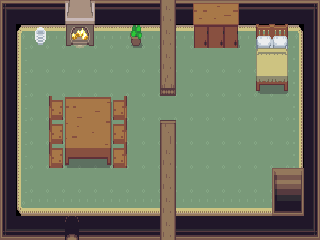

This game map was drawn from its Tiled (.tmx) file and the tilesets committed beside it. A one-line description and the full map source follow:
An orthogonal 20x10 tile map with 16x24 px tiles, 2 tile layers (Tile Layer 1, Tile Layer 2), 1 hidden layer not drawn, 3 tilesets and 4 objects (3x teleport).

<map version="1.8" tiledversion="1.8.2" orientation="orthogonal" renderorder="right-down" width="20" height="10" tilewidth="16" tileheight="24" infinite="0" nextlayerid="5" nextobjectid="11">
 <tileset firstgid="1" source="house_int.tsx" />
 <tileset firstgid="1001" source="collisions.tsx" />
 <tileset firstgid="1161" source="home.tsx" />
 <layer id="1" name="Tile Layer 1" width="20" height="10">
  <data encoding="csv">
2,3,3,3,3,3,3,3,3,3,161,3,3,3,3,3,3,3,3,4,
42,281,282,282,282,282,282,282,282,282,161,282,282,282,282,282,282,282,283,44,
42,321,322,322,322,322,322,322,322,322,161,322,322,322,322,322,322,322,323,44,
42,321,322,322,322,322,322,322,322,322,201,322,322,322,322,322,322,322,323,44,
42,321,322,322,322,322,322,322,322,322,322,322,322,322,322,322,322,322,323,44,
42,321,322,322,322,322,322,322,322,322,121,322,322,322,322,322,322,322,323,44,
42,321,322,322,322,322,322,322,322,322,161,322,322,322,322,322,322,322,323,44,
42,321,322,322,322,322,322,322,322,322,161,322,322,322,322,322,322,322,323,44,
42,361,362,362,362,362,362,362,362,362,161,362,362,362,362,362,362,362,363,44,
82,83,83,83,83,83,83,83,83,83,161,83,83,83,83,83,83,83,83,84
</data>
 </layer>
 <layer id="2" name="Tile Layer 2" width="20" height="10">
  <data encoding="csv">
0,0,0,0,453,454,0,0,0,0,0,0,367,368,369,0,0,0,0,0,
0,0,329,0,491,492,0,0,452,0,0,0,407,408,409,0,58,59,0,0,
0,0,0,0,0,0,0,0,0,0,0,0,0,0,0,0,98,99,0,0,
0,0,0,0,0,0,0,0,0,0,0,0,0,0,0,0,138,139,0,0,
0,0,0,175,51,52,53,174,0,0,0,0,0,0,0,0,0,0,0,0,
0,0,0,175,91,92,93,174,0,0,0,0,0,0,0,0,0,0,0,0,
0,0,0,175,131,132,133,174,0,0,0,0,0,0,0,0,0,0,0,0,
0,0,0,0,0,0,0,0,0,0,0,0,0,0,0,0,0,601,602,0,
0,0,0,0,0,0,0,0,0,0,0,0,0,0,0,0,0,641,642,0,
0,0,0,0,86,0,0,0,0,0,0,0,0,0,0,0,0,0,0,0
</data>
 </layer>
 <layer id="3" name="collision" width="20" height="10" visible="0" opacity="0.7">
  <data encoding="csv">
1016,1016,1016,1016,1016,1016,1016,1016,1016,1016,1016,1016,1016,1016,1016,1016,1016,1016,1016,1016,
1016,0,0,0,0,0,0,0,0,0,0,0,0,0,0,0,0,0,0,1016,
1016,0,0,0,0,0,0,0,0,0,0,0,0,0,0,0,0,0,0,1016,
1016,0,0,0,0,0,0,0,0,0,0,0,0,0,0,0,0,0,0,1016,
1016,0,0,0,0,0,0,0,0,0,0,0,0,0,0,0,0,0,0,1016,
1016,0,0,0,0,0,0,0,0,0,0,0,0,0,0,0,0,0,0,1016,
1016,0,0,0,0,0,0,0,0,0,0,0,0,0,0,0,0,0,0,1016,
1016,0,0,0,0,0,0,0,0,0,0,0,0,0,0,0,0,0,0,1016,
1016,0,0,0,0,0,0,0,0,0,0,0,0,0,0,0,0,0,0,1016,
1016,1016,1016,1016,0,1016,1016,1016,1016,1016,1016,1016,1016,1016,1016,1016,1016,1016,1016,1016
</data>
 </layer>
 <objectgroup id="4" name="objects">
  <properties>
   <property name="teleport" value="milktable,4,8" />
  </properties>
  <object id="5" type="teleport" gid="1041" x="64" y="240" width="16" height="24">
   <properties>
    <property name="teleport" value="ishnew2,14,20" />
   </properties>
  </object>
  <object id="8" type="teleport" gid="1057" x="292.955" y="-13.5624" width="37.4724" height="18.2059" />
  <object id="9" gid="1094" x="212.859" y="114.931" height="24" />
  <object id="10" type="teleport" gid="1016" x="274.891" y="191.619" width="26.225" height="24">
   <properties>
    <property name="teleport" value="basement,2,2" />
   </properties>
  </object>
 </objectgroup>
</map>
